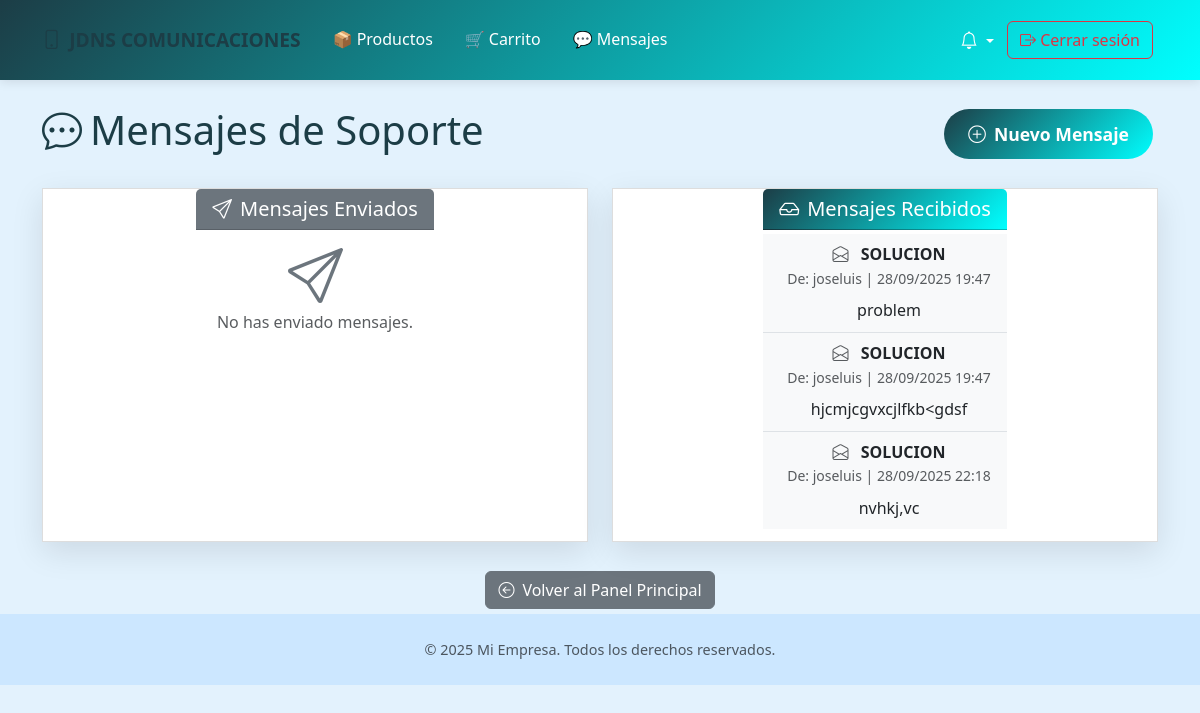
The page /mensaje_soporte/ (signed in) on the database its author committed.
### app/models/users.py (models this page shows, shortened)
class MensajeSoporte(db.Model):
    __tablename__ = 'mensaje_soporte'
    idmensaje_soporte = db.Column(db.Integer, primary_key=True)
    emisor_id = db.Column(db.Integer, db.ForeignKey('usuario.idusuario'))
    receptor_id = db.Column(db.Integer, db.ForeignKey('usuario.idusuario'))
    asunto = db.Column(db.String(100))
    mensaje = db.Column(db.Text)
    leido = db.Column(db.Boolean, default=False)
    fecha_envio = db.Column(db.DateTime)

class Users(db.Model, UserMixin):
    __tablename__ = 'usuario'
    idusuario = db.Column(db.Integer, primary_key=True)
    nombre = db.Column(db.String(100))
    telefono = db.Column(db.String(45))
    correo = db.Column(db.String(100), unique=True)
    direccion = db.Column(db.String(100))
    password = db.Column(db.String(255))
    rol = db.Column(db.Enum('cliente', 'tecnico', 'admin'))
    @property
    def is_authenticated(self):
        return True

### app/routes/mensaje_soporte.py (the view, shortened to what this page needs)
@bp.route('/')
@login_required
def mensajes_soporte():
    if current_user.rol == 'admin':
        mensajes_recibidos = MensajeSoporte.query.filter_by(receptor_id=current_user.idusuario).all()
        mensajes_enviados = MensajeSoporte.query.filter_by(emisor_id=current_user.idusuario).all()
    else:  # cliente
        mensajes_recibidos = MensajeSoporte.query.filter(
            MensajeSoporte.receptor_id == current_user.idusuario,
            MensajeSoporte.emisor_id.in_(
                db.session.query(Users.idusuario).filter(Users.rol.in_(['tecnico', 'admin']))
            )
        ).all()
        mensajes_enviados = MensajeSoporte.query.filter_by(emisor_id=current_user.idusuario).all()
    usuarios = {user.idusuario: user.nombre for user in Users.query.all()}
    return render_template('mensajes_soporte.html',
                         mensajes_recibidos=mensajes_recibidos,
                         mensajes_enviados=mensajes_enviados,
                         usuarios=usuarios)

### app/templates/mensajes_soporte.html (shortened to what this page needs)
{% extends "plantilla.html" %}
{% block content %}
<div class="container mt-4">
    <div class="row">
        <div class="col-12">
            <div class="d-flex justify-content-between align-items-center mb-4">
                <h1 class="text-primary-custom">
                    <i class="bi bi-chat-dots me-2"></i>Mensajes de Soporte
                </h1>
                <a href="{{ url_for('mensaje_soporte.nuevo_mensaje_soporte') }}" class="btn btn-primary-custom">
                    <i class="bi bi-plus-circle me-2"></i>Nuevo Mensaje
                </a>
            </div>
            <div class="row">
                <div class="col-6">
                    <div class="card mb-2 shadow-custom">
                        <div class="card-header bg-secondary text-white">
                            <h5 class="mb-0">
                                <i class="bi bi-send me-2"></i>Mensajes Enviados
                            </h5>
                        </div>
                        <div class="card-body p-1">
                            {% if mensajes_enviados %}
                                <div class="list-group list-group-flush">
                                    {% for mensaje in mensajes_enviados %}
                                        <div class="list-group-item mensaje-leido">
                                            <div class="d-flex justify-content-between align-items-start">
                                                <div class="ms-2 me-auto">
                                                    <div class="fw-bold">
                                                        <i class="bi bi-send-fill text-success me-2"></i>
                                                        {{ mensaje.asunto }}
                                                    </div>
                                                    <div class="text-muted small">
                                                        Para: {{ usuarios.get(mensaje.receptor_id, 'Usuario desconocido') }} |
                                                        {{ mensaje.fecha_envio.strftime('%d/%m/%Y %H:%M') }}
                                                    </div>
                                                    <div class="mt-2">{{ mensaje.mensaje }}</div>
                                                </div>
                                            </div>
                                        </div>
                                    {% endfor %}
                                </div>
                            {% else %}
                                <div class="text-center text-muted py-2">
                                    <i class="bi bi-send display-4 mb-3 text-secondary"></i>
                                    <p>No has enviado mensajes.</p>
                                </div>
                            {% endif %}
                        </div>
                    </div>
                </div>
                <div class="col-6">
                    <div class="card mb-2 shadow-custom">
                        <div class="card-header bg-primary-custom text-white">
                            <h5 class="mb-0">
                                <i class="bi bi-inbox me-2"></i>Mensajes Recibidos
                            </h5>
                        </div>
                        <div class="card-body p-1">
                            {% if mensajes_recibidos %}
                                <div class="list-group list-group-flush">
                                    {% for mensaje in mensajes_recibidos %}
                                        <div class="list-group-item d-flex justify-content-between align-items-start {% if not mensaje.leido %}mensaje-no-leido{% else %}mensaje-leido{% endif %}">
                                            <div class="ms-2 me-auto">
                                                <div class="fw-bold">
                                                    {% if mensaje.leido %}
                                                        <i class="bi bi-envelope-open text-muted me-2"></i>
                                                    {% else %}
                                                        <i class="bi bi-envelope-fill text-primary-custom me-2"></i>
                                                    {% endif %}
                                                    {{ mensaje.asunto }}
                                                </div>
                                                <div class="text-muted small">
                                                    De: {{ usuarios.get(mensaje.emisor_id, 'Usuario desconocido') }} |
                                                    {{ mensaje.fecha_envio.strftime('%d/%m/%Y %H:%M') }}
                                                </div>
                                                <div class="mt-2">{{ mensaje.mensaje }}</div>
                                            </div>
                                        </div>
                                    {% endfor %}
                                </div>
                            {% else %}
                                <div class="text-center text-muted py-2">
                                    <i class="bi bi-inbox display-4 mb-3 text-primary-custom"></i>
                                    <p>No tienes mensajes recibidos.</p>
                                </div>
                            {% endif %}
                        </div>
                    </div>
                </div>
            </div>
            <div class="text-center mt-4">
                <a href="{{ url_for('auth.dashboard') }}" class="btn btn-secondary">
                    <i class="bi bi-arrow-left-circle me-2"></i>Volver al Panel Principal
                </a>
            </div>
        </div>
    </div>
</div>
{% endblock %}

### app/static/style.css (style rules this page uses)
.card { display: flex; flex-direction: column; justify-content: center; align-items: center; height: 100%; border: 1px solid #ddd; border-radius: 8px; box-shadow: 0 2px 4px rgba(0, 0, 0, 0.1); transition: transform 0.2s; border-radius: 10px; backdrop-filter: blur(10px); color: #000; }
:root { --primary-color: #1c3d46; --secondary-color: #f97316; --accent-color: #06b6d4; --dark-bg: #1e293b; --light-bg: #f8fafc; --text-dark: #1e293b; --text-light: #64748b; --white: #ffffff; --gray-100: #f1f5f9; --gray-200: #e2e8f0; --gray-300: #cbd5e1; --gray-800: #1e293b; --gray-900: #0f172a; }
* { margin: 0; padding: 0; box-sizing: border-box; }
body { font-family: "Segoe UI", Tahoma, Geneva, Verdana, sans-serif; line-height: 1.6; color: var(--text-dark); background-color: var(--white); }
.btn-primary-custom { background: linear-gradient(135deg, var(--primary-color), cyan); border: none; color: white; padding: 1rem 2rem; font-size: 1.1rem; font-weight: 600; border-radius: 50px; transition: all 0.3s ease; text-decoration: none; display: inline-block; }
.shadow-custom { box-shadow: 0 10px 30px rgba(0, 0, 0, 0.1); }
body { padding-top: 70px; background-color: #f8f9fa; font-family: 'Segoe UI', Tahoma, Geneva, Verdana, sans-serif; }
.text-primary-custom { color: #0d6efd !important; }
.card { border-radius: 12px; transition: transform 0.2s ease-in-out; }
.card-header { font-weight: 600; }
.btn-primary-custom { background: linear-gradient(135deg, var(--primary-color), cyan); border: none; color: white; padding: 0.75rem 1.5rem; font-weight: 600; border-radius: 25px; transition: all 0.3s ease; text-decoration: none; display: inline-block; }
.text-primary-custom { color: var(--primary-color) !important; }
.bg-primary-custom { background: linear-gradient(135deg, var(--primary-color), cyan) !important; }
.mensaje-leido { background-color: #f8f9fa; }

### app/templates/plantilla.html (style rules this page uses)
body { padding-top: 80px; background-color: #e3f2fd; }
.card { border-radius: 0; min-height: 300px; display: flex; flex-direction: column; }
.card-body { height: 40%; padding-top: 15px; text-align: center; overflow: auto; }
.btn { margin: 5px; }

### rows shown on the page
MensajeSoporte: leido True (drawn), asunto "SOLUCION", fecha_envio "28/09/2025 19:47", mensaje "problem"
Users: get "joseluis"
MensajeSoporte: leido True (drawn), asunto "SOLUCION", fecha_envio "28/09/2025 19:47", mensaje "hjcmjcgvxcjlfkb<gdsf"
MensajeSoporte: leido True (drawn), asunto "SOLUCION", fecha_envio "28/09/2025 22:18", mensaje "nvhkj,vc"
